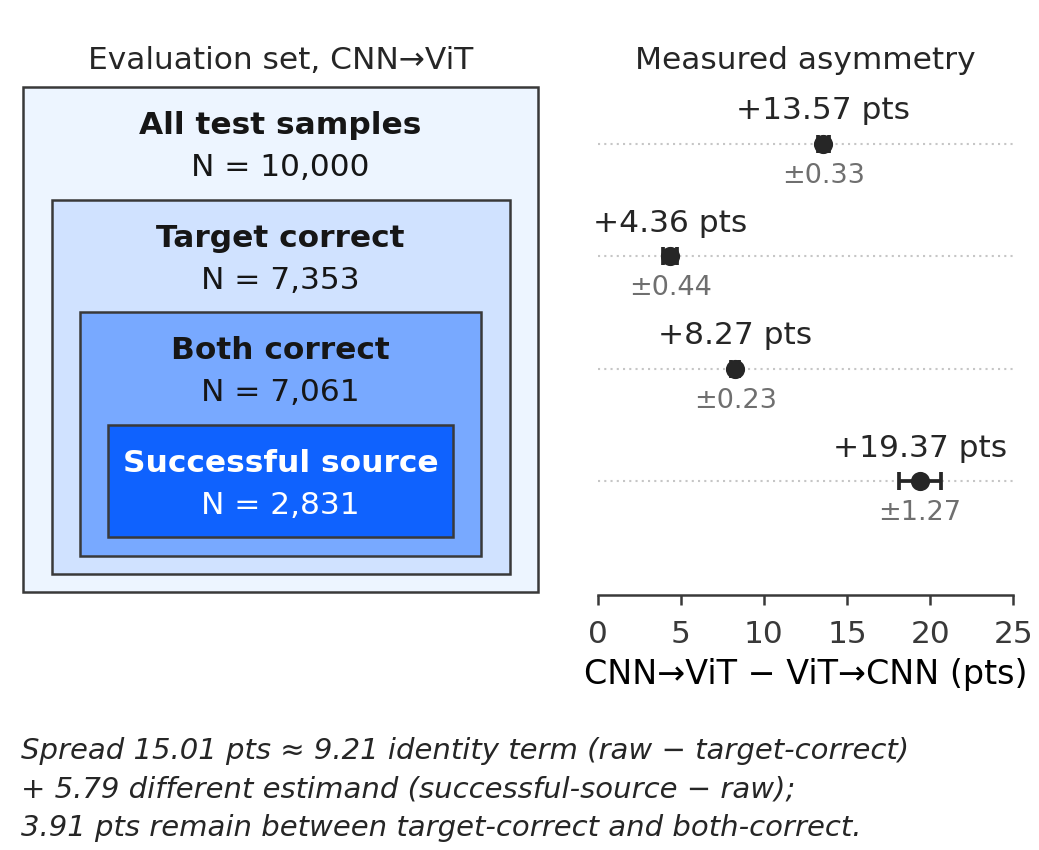

The script that drew this image:
#!/usr/bin/env python3
"""Nested conditioning sets figure (IEEE Access, Section 4.2).

Left: the four evaluation sets of the CNN->ViT direction drawn as nested
rectangles (schematic, NOT area-proportional). Right: the measured
asymmetry (CNN->ViT minus ViT->CNN, mean +- SD over seeds) of each
protocol on the same row. Bottom: spread and its decomposition.

QUARANTINE RULE: every number drawn comes from ONE file,
results/q1/fig_protokol_kumeleri_veri.json (produced by
scripts/fig_protokol_kumeleri_veri.py from results/c1_transfer/). No number
is typed into this script. The script refuses to draw if the file is
internally inconsistent.

Run from the repo root inside the container:
    docker exec -w /workspace adeb_eval python paper/figures/fig_protocol_sets.py
"""
import argparse
import datetime as dt
import hashlib
import io
import json
import math
import shutil
import subprocess
import sys
from pathlib import Path

import matplotlib

matplotlib.use("Agg")
import matplotlib.pyplot as plt  # noqa: E402
from matplotlib.patches import Rectangle  # noqa: E402

PROTOCOLS = ["raw", "target_correct", "both_correct", "successful_source"]
SET_NAMES = {
    "raw": "All test samples",
    "target_correct": "Target correct",
    "both_correct": "Both correct",
    "successful_source": "Successful source",
}
# IBM blue scale around the CNN colour #0F62FE of the journal figures
# (scripts/generate_journal_figs_c1.py: C_CNN = "#0f62fe"): blue 10/20/40/60.
FILLS = ["#EDF5FF", "#D0E2FF", "#78A9FF", "#0F62FE"]
TEXT_ON_FILL = ["#161616", "#161616", "#161616", "#FFFFFF"]
EDGE = "#393939"
INK = "#262626"
GREY = "#6F6F6F"
GUIDE = "#C6C6C6"
CM = 1 / 2.54


def fail(msg):
    sys.stderr.write(f"HATA / ERROR: {msg}\n")
    sys.exit(1)


def load_and_check(path):
    d = json.loads(path.read_text(encoding="utf-8"))
    P = d.get("protokoller", {})
    for p in PROTOCOLS:
        if p not in P:
            fail(f"protocol '{p}' missing in {path}")
        for k in ("asimetri_ort", "asimetri_sd", "n_CNN_to_ViT", "n_ViT_to_CNN"):
            if k not in P[p]:
                fail(f"field protokoller.{p}.{k} missing")
    if d.get("ic_icelik_tutuyor") is not True:
        fail("ic_icelik_tutuyor is not true: the sets are not nested, figure would be false")
    for direc in ("n_CNN_to_ViT", "n_ViT_to_CNN"):
        ns = [P[p][direc] for p in PROTOCOLS]
        if any(a < b for a, b in zip(ns, ns[1:])):
            fail(f"{direc} not non-increasing along the nesting: {ns}")
    if P["both_correct"]["n_CNN_to_ViT"] != P["both_correct"]["n_ViT_to_CNN"]:
        fail("both_correct must be a shared set (same N in both directions)")
    # Decomposition terms must agree with the (rounded) protocol means.
    # The file computes them from UNROUNDED means, so allow one rounding unit
    # per operand (0.005 + 0.005) plus float slack.
    a = {p: P[p]["asimetri_ort"] for p in PROTOCOLS}
    A = d.get("ayrisim", {})
    expect = {
        "yayilim": max(a.values()) - min(a.values()),
        "ozdeslik_terimi_ham_eksi_hedef_dogru": a["raw"] - a["target_correct"],
        "farkli_estimand_bas_kaynak_eksi_ham": a["successful_source"] - a["raw"],
        "artik_takdir_her_ikisi_eksi_hedef": a["both_correct"] - a["target_correct"],
    }
    for k, v in expect.items():
        if k not in A:
            fail(f"field ayrisim.{k} missing")
        if abs(A[k] - v) > 0.0101:
            fail(f"ayrisim.{k} = {A[k]} disagrees with protocol means ({v:.4f})")
    # The pivot decomposition is only valid if raw lies between the extremes
    # that define the spread (target_correct = min, successful_source = max).
    if not (min(a, key=a.get) == "target_correct" and max(a, key=a.get) == "successful_source"):
        fail("spread is not target_correct -> successful_source; bottom-line wording would be wrong")
    return d


def git_info(root):
    def run(*args):
        try:
            return subprocess.run(["git", "-c", f"safe.directory={root}", "-C", str(root), *args],
                                  capture_output=True, text=True, timeout=20).stdout.strip()
        except Exception:
            return ""
    return {
        "commit": run("rev-parse", "HEAD") or "unknown",
        "branch": run("rev-parse", "--abbrev-ref", "HEAD") or "unknown",
        "dirty_paths": [ln for ln in run("status", "--porcelain", "--",
                                         "results/q1/fig_protokol_kumeleri_veri.json",
                                         "scripts/fig_protokol_kumeleri_veri.py",
                                         "paper/figures/fig_protocol_sets.py",
                                         "results/c1_transfer/c1_transfer_summary.json").splitlines()],
    }


def keep_old(outdir, name):
    """Never overwrite a figure silently: move an existing version to _vN."""
    exts = [".pdf", ".png", ".kanit.json"]
    if not any((outdir / f"{name}{e}").exists() for e in exts):
        return None
    k = 1
    while any((outdir / f"{name}_v{k}{e}").exists() for e in exts):
        k += 1
    for e in exts:
        src = outdir / f"{name}{e}"
        if src.exists():
            shutil.move(str(src), str(outdir / f"{name}_v{k}{e}"))
    return f"{name}_v{k}"


def fmt_n(n):
    return f"{n:,}"


def main():
    ap = argparse.ArgumentParser(description=__doc__.splitlines()[0])
    ap.add_argument("--data", default="results/q1/fig_protokol_kumeleri_veri.json")
    ap.add_argument("--outdir", default="paper/figures/final")
    ap.add_argument("--name", default="fig_protocol_sets")
    ap.add_argument("--width-cm", type=float, default=8.8, help="IEEE single column")
    ap.add_argument("--height-cm", type=float, default=7.2)
    ap.add_argument("--dpi", type=int, default=300)
    ap.add_argument("--seed", type=int, default=0, help="unused (no randomness); kept for the log")
    args = ap.parse_args()

    root = Path.cwd()
    data_path = Path(args.data)
    if not data_path.is_file():
        fail(f"{data_path} not found (run from repo root; generate it with scripts/fig_protokol_kumeleri_veri.py)")
    d = load_and_check(data_path)
    P, A = d["protokoller"], d["ayrisim"]

    plt.rcParams.update({
        # Same family/sizes as scripts/generate_journal_figs_c1.py (current final figures).
        "font.family": "sans-serif",
        "font.sans-serif": ["DejaVu Sans"],
        "font.size": 8,
        "axes.labelsize": 8,
        "xtick.labelsize": 7.5,
        "axes.linewidth": 0.6,
        "axes.edgecolor": EDGE,
        "xtick.color": EDGE,
        "xtick.major.width": 0.6,
        "xtick.major.size": 2.5,
        "pdf.fonttype": 42,
        "ps.fonttype": 42,
        "svg.hashsalt": str(args.seed),
    })

    W, H = args.width_cm * CM, args.height_cm * CM
    fig = plt.figure(figsize=(W, H))
    fig.patch.set_facecolor("white")

    # Manual layout (no bbox='tight') so the printed width is exactly the column.
    top, bottom_ax = 0.90, 0.30
    axL = fig.add_axes([0.020, bottom_ax, 0.500, top - bottom_ax])
    axR = fig.add_axes([0.575, bottom_ax, 0.400, top - bottom_ax], sharey=axL)

    # ---- geometry (layout units only; carries no data) ----
    band = 0.8                     # label band height per ring
    ymax = band * len(PROTOCOLS) + band  # outer box top; last band is the innermost box
    rows = {}
    x_in, y_in = 0.055, 0.13        # horizontal / bottom inset per nesting level
    nlev = len(PROTOCOLS)
    y_inner0 = ymax - nlev * band   # bottom of the innermost box (one band tall)
    y_outer0 = y_inner0 - (nlev - 1) * y_in
    for k, p in enumerate(PROTOCOLS):
        x0, x1 = k * x_in, 1 - k * x_in
        y1 = ymax - k * band
        y0 = y_outer0 + k * y_in if k < nlev - 1 else y_inner0
        axL.add_patch(Rectangle((x0, y0), x1 - x0, y1 - y0, facecolor=FILLS[k],
                                edgecolor=EDGE, linewidth=0.6, joinstyle="miter"))
        yc = y1 - band / 2 if k < len(PROTOCOLS) - 1 else (y0 + y1) / 2
        rows[p] = yc
        n = P[p]["n_CNN_to_ViT"]
        axL.text(0.5, yc + 0.13, SET_NAMES[p], ha="center", va="center",
                 fontsize=7.5, fontweight="bold", color=TEXT_ON_FILL[k])
        axL.text(0.5, yc - 0.17, f"N = {fmt_n(n)}", ha="center", va="center",
                 fontsize=7.5, color=TEXT_ON_FILL[k])
    axL.set_xlim(-0.005, 1.005)
    axL.set_ylim(y_outer0 - 0.02, ymax + 0.02)
    axL.axis("off")

    # ---- right: measured asymmetry per set, same rows ----
    means = [P[p]["asimetri_ort"] for p in PROTOCOLS]
    sds = [P[p]["asimetri_sd"] for p in PROTOCOLS]
    xmax = 5 * math.ceil(max(m + s for m, s in zip(means, sds)) / 5 + 0.2)
    xmin = min(0.0, 5 * math.floor(min(m - s for m, s in zip(means, sds)) / 5))
    for p in PROTOCOLS:
        y, m, s = rows[p], P[p]["asimetri_ort"], P[p]["asimetri_sd"]
        axR.plot([xmin, xmax], [y, y], color=GUIDE, lw=0.5, ls=(0, (1, 2)), zorder=1)
        axR.errorbar(m, y, xerr=s, fmt="o", ms=3.6, mfc=INK, mec=INK, ecolor=INK,
                     elinewidth=0.9, capsize=2.2, capthick=0.9, zorder=3)
        axR.annotate(f"{m:+.2f} pts", (m, y), xytext=(0, 4.5), textcoords="offset points",
                     ha="center", va="bottom", fontsize=7.5, color=INK)
        axR.annotate(f"±{s:.2f}", (m, y), xytext=(0, -4.5), textcoords="offset points",
                     ha="center", va="top", fontsize=6.5, color=GREY)
    axR.set_xlim(xmin, xmax)
    axR.set_xticks(range(int(xmin), int(xmax) + 1, 5))
    axR.tick_params(axis="y", left=False, labelleft=False)
    for sp in ("top", "right", "left"):
        axR.spines[sp].set_visible(False)
    axR.set_xlabel("CNN→ViT − ViT→CNN (pts)", labelpad=2)

    # column headers
    fig.text(0.020 + 0.250, top + 0.012, "Evaluation set, CNN→ViT", ha="center",
             va="bottom", fontsize=7.5, color=INK)
    fig.text(0.575 + 0.200, top + 0.012, "Measured asymmetry", ha="center",
             va="bottom", fontsize=7.5, color=INK)

    # ---- bottom lines: spread and its decomposition (all from 'ayrisim') ----
    lines = [
        f"Spread {A['yayilim']:.2f} pts ≈ {A['ozdeslik_terimi_ham_eksi_hedef_dogru']:.2f} "
        f"identity term (raw − target-correct)",
        f"+ {A['farkli_estimand_bas_kaynak_eksi_ham']:.2f} different estimand "
        f"(successful-source − raw);",
        f"{A['artik_takdir_her_ikisi_eksi_hedef']:.2f} pts remain between target-correct "
        f"and both-correct.",
    ]
    for i, ln in enumerate(lines):
        fig.text(0.020, 0.100 - i * 0.045, ln, ha="left", va="bottom", fontsize=7,
                 style="italic", color=INK)

    outdir = Path(args.outdir)
    outdir.mkdir(parents=True, exist_ok=True)
    moved = keep_old(outdir, args.name)
    pdf, png = outdir / f"{args.name}.pdf", outdir / f"{args.name}.png"
    fig.savefig(pdf, metadata={"CreationDate": None, "ModDate": None})
    fig.savefig(png, dpi=args.dpi)
    plt.close(fig)

    raw = pdf.read_bytes()
    if b"/Type3" in raw:
        fail("Type 3 font in PDF")

    printed = {}
    for key, p in (("all", "raw"), ("target_correct", "target_correct"),
                   ("both_correct", "both_correct"), ("successful_source", "successful_source")):
        printed[f"N_{key}"] = {"deger": P[p]["n_CNN_to_ViT"], "gosterim": f"N = {fmt_n(P[p]['n_CNN_to_ViT'])}",
                               "kaynak": f"protokoller.{p}.n_CNN_to_ViT"}
        printed[f"asimetri_{key}"] = {"deger": P[p]["asimetri_ort"], "gosterim": f"{P[p]['asimetri_ort']:+.2f} pts",
                                      "kaynak": f"protokoller.{p}.asimetri_ort"}
        printed[f"sd_{key}"] = {"deger": P[p]["asimetri_sd"], "gosterim": f"±{P[p]['asimetri_sd']:.2f}",
                                "kaynak": f"protokoller.{p}.asimetri_sd"}
    for k in ("yayilim", "ozdeslik_terimi_ham_eksi_hedef_dogru",
              "farkli_estimand_bas_kaynak_eksi_ham", "artik_takdir_her_ikisi_eksi_hedef"):
        printed[k] = {"deger": A[k], "gosterim": f"{A[k]:.2f}", "kaynak": f"ayrisim.{k}"}

    kanit = {
        "sekil": args.name,
        "betik": "paper/figures/fig_protocol_sets.py",
        "komut": "docker exec -w /workspace adeb_eval python paper/figures/fig_protocol_sets.py",
        "uretim_zamani_utc": dt.datetime.now(dt.timezone.utc).isoformat(timespec="seconds"),
        "veri": str(data_path),
        "veri_sha256": hashlib.sha256(data_path.read_bytes()).hexdigest(),
        "veri_ust_kaynagi": d.get("kaynak"),
        "git": git_info(root),
        "yerlesim": {
            "secim": "tek sutun",
            "genislik_cm": args.width_cm, "yukseklik_cm": args.height_cm, "dpi": args.dpi,
            "gerekce": ("IEEE Access column width 8.8 cm like every other transfer figure "
                        "(\\columnwidth). Asymmetry is read on a horizontal axis with one row per "
                        "set, because the values are not monotone in the nesting order and a "
                        "vertical value axis would need crossing leader lines."),
            "dikdortgenler": "schematic, NOT area-proportional to N",
            "font": "DejaVu Sans (as in scripts/generate_journal_figs_c1.py), pdf.fonttype 42",
            "dolgular": dict(zip(PROTOCOLS, FILLS)),
        },
        "basilan_sayilar": printed,
        "denetimler": [
            "ic_icelik_tutuyor == true",
            "N non-increasing along nesting, both directions",
            "both_correct N equal in both directions",
            "ayrisim terms == differences of protocol means within rounding (<=0.0101)",
            "spread endpoints are target_correct (min) and successful_source (max)",
            "no Type 3 font in PDF",
        ],
        "not_yuvarlama": (f"{A['ozdeslik_terimi_ham_eksi_hedef_dogru']:.2f} + "
                          f"{A['farkli_estimand_bas_kaynak_eksi_ham']:.2f} = "
                          f"{A['ozdeslik_terimi_ham_eksi_hedef_dogru'] + A['farkli_estimand_bas_kaynak_eksi_ham']:.2f} "
                          f"vs spread {A['yayilim']:.2f}: terms rounded from unrounded means, hence '≈'."),
        "eski_surum_tasindi": moved,
    }
    with io.open(outdir / f"{args.name}.kanit.json", "w", encoding="utf-8", newline="\n") as fh:
        json.dump(kanit, fh, indent=2, ensure_ascii=False)
        fh.write("\n")
    print(f"written: {pdf}\nwritten: {png}\nwritten: {outdir / (args.name + '.kanit.json')}")
    if moved:
        print(f"old version kept as {moved}.*")


if __name__ == "__main__":
    main()
